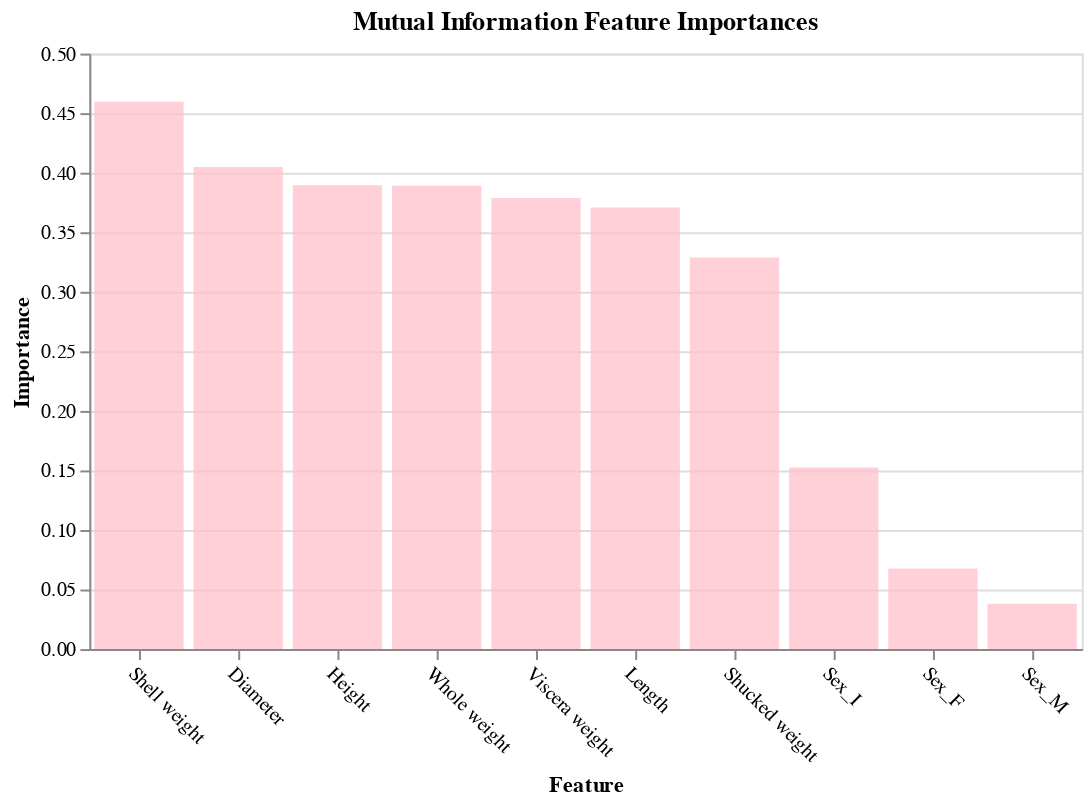

Write notebook code for a chart like this one.
### Code cell
plot_imp(best_features_mutual_info, feature_importances_mutual_info, 'Mutual Information', 'pink')

### Figure 1 — Vega-Lite specification as saved in the notebook (floating-point values rounded to 4 significant figures)
{"config": {"view": {"continuousWidth": 400, "continuousHeight": 300}}, "data": {"name": "data-7dad98b64d31a7654408d91ae8569255"}, "mark": {"type": "bar", "color": "pink", "opacity": 0.75}, "encoding": {"x": {"axis": {"labelAngle": 45}, "field": "features", "sort": null, "title": "Feature", "type": "nominal"}, "y": {"field": "importances", "title": "Importance", "type": "quantitative"}}, "title": "Mutual Information Feature Importances", "width": 500, "$schema": "https://vega.github.io/schema/vega-lite/v4.17.0.json", "datasets": {"data-7dad98b64d31a7654408d91ae8569255": [{"features": "Shell weight", "importances": 0.4595}, {"features": "Diameter", "importances": 0.4048}, {"features": "Height", "importances": 0.3895}, {"features": "Whole weight", "importances": 0.389}, {"features": "Viscera weight", "importances": 0.3787}, {"features": "Length", "importances": 0.3707}, {"features": "Shucked weight", "importances": 0.3287}, {"features": "Sex_I", "importances": 0.1526}, {"features": "Sex_F", "importances": 0.06773}, {"features": "Sex_M", "importances": 0.03799}]}}
